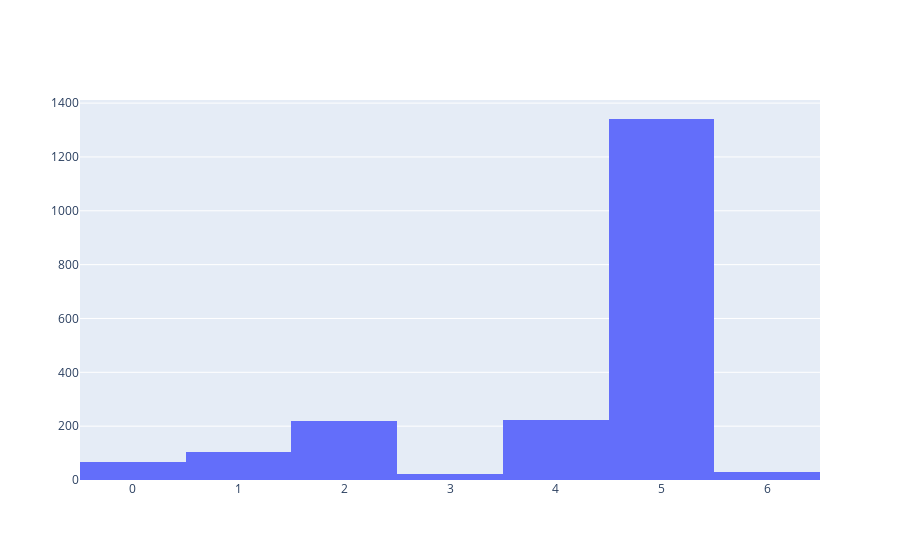

This figure's notebook cell:
### Code cell
fig_3 = go.Figure()
fig_3.add_trace(go.Histogram(x=test_labels, name='test'))

### Figure 1 — Plotly figure (JSON) as saved in the notebook; plotly's stock layout.template omitted (floating-point values rounded to 4 significant figures; data arrays with more than 128 entries replaced by an {"elided": "..."} marker saying what was removed)
{"data": [{"name": "test", "type": "histogram", "x": {"elided": "2005 int values"}}], "layout": {}}
